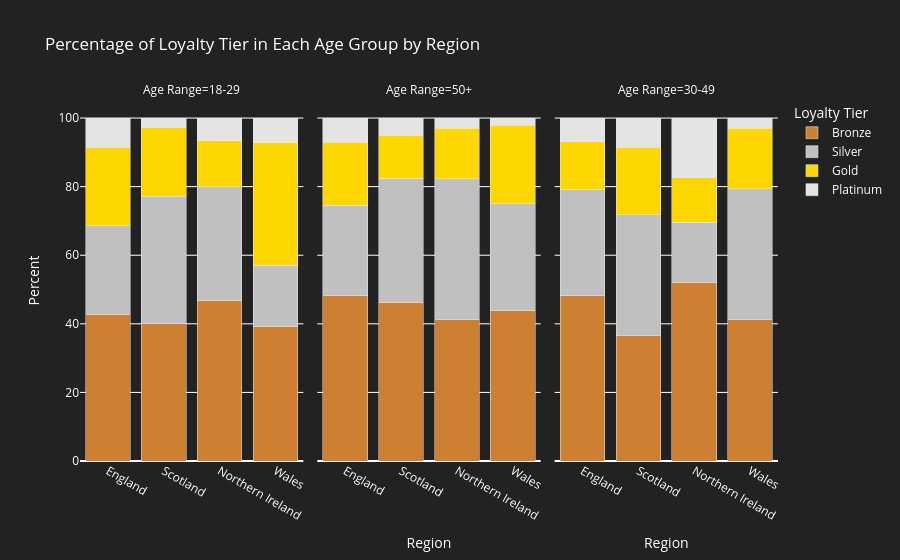

Write notebook code for a chart like this one.
### Markdown cell above
### Create a grouped bar chart for age range vs loyalty tier and region (percentage)

### Code cell
tier_order = ['Bronze', 'Silver', 'Gold', 'Platinum']
tier_colors = {'Bronze': '#cd7f32', 'Silver': '#c0c0c0', 'Gold': '#ffd700', 'Platinum': '#e5e4e2'}
tier_counts = df_customers.groupby(['region', 'age_group', 'loyalty_tier']).size().reset_index(name='count')
total_by_age_region = df_customers.groupby(['region', 'age_group']).size().reset_index(name='total')
merged = pd.merge(tier_counts, total_by_age_region, on=['region', 'age_group'])
merged['percent'] = merged['count'] / merged['total'] * 100
merged['loyalty_tier'] = pd.Categorical(merged['loyalty_tier'], categories=tier_order, ordered=True)
fig4 = px.bar(
    merged.sort_values('loyalty_tier'),
    x='region',
    y='percent',
    color='loyalty_tier',
    facet_col='age_group',
    barmode='stack',
    labels={'region': 'Region', 'percent': 'Percent of Loyalty Tier', 'loyalty_tier': 'Loyalty Tier', 'age_group': 'Age Range'},
    title='Percentage of Loyalty Tier in Each Age Group by Region',
    color_discrete_map=tier_colors
    )
fig4.update_layout(
    xaxis_title='',
    yaxis_title='Percent',
    plot_bgcolor='#222',
    paper_bgcolor='#222',
    font_color='white',
    title_font_color='white',
    legend_font_color='white',
    xaxis=dict(tickfont=dict(color='white')),
    yaxis=dict(tickfont=dict(color='white'))
    )
fig4.show()

### Figure 1 — Plotly figure (JSON) as saved in the notebook; plotly's stock layout.template omitted (floating-point values rounded to 4 significant figures)
{"data": [{"hovertemplate": "Loyalty Tier=Bronze<br>Age Range=18-29<br>Region=%{x}<br>Percent of Loyalty Tier=%{y}<extra></extra>", "legendgroup": "Bronze", "marker": {"color": "#cd7f32", "pattern": {"shape": ""}}, "name": "Bronze", "orientation": "v", "showlegend": true, "textposition": "auto", "type": "bar", "x": ["England", "Scotland", "Northern Ireland", "Wales"], "xaxis": "x", "y": [42.86, 40.0, 46.67, 39.29], "yaxis": "y"}, {"hovertemplate": "Loyalty Tier=Bronze<br>Age Range=50+<br>Region=%{x}<br>Percent of Loyalty Tier=%{y}<extra></extra>", "legendgroup": "Bronze", "marker": {"color": "#cd7f32", "pattern": {"shape": ""}}, "name": "Bronze", "orientation": "v", "showlegend": false, "textposition": "auto", "type": "bar", "x": ["Northern Ireland", "Scotland", "England", "Wales"], "xaxis": "x2", "y": [41.18, 46.25, 48.23, 43.75], "yaxis": "y2"}, {"hovertemplate": "Loyalty Tier=Bronze<br>Age Range=30-49<br>Region=%{x}<br>Percent of Loyalty Tier=%{y}<extra></extra>", "legendgroup": "Bronze", "marker": {"color": "#cd7f32", "pattern": {"shape": ""}}, "name": "Bronze", "orientation": "v", "showlegend": false, "textposition": "auto", "type": "bar", "x": ["Scotland", "Northern Ireland", "England", "Wales"], "xaxis": "x3", "y": [36.62, 52.17, 48.15, 41.18], "yaxis": "y3"}, {"hovertemplate": "Loyalty Tier=Silver<br>Age Range=18-29<br>Region=%{x}<br>Percent of Loyalty Tier=%{y}<extra></extra>", "legendgroup": "Silver", "marker": {"color": "#c0c0c0", "pattern": {"shape": ""}}, "name": "Silver", "orientation": "v", "showlegend": true, "textposition": "auto", "type": "bar", "x": ["Wales", "Scotland", "Northern Ireland", "England"], "xaxis": "x", "y": [17.86, 37.14, 33.33, 25.71], "yaxis": "y"}, {"hovertemplate": "Loyalty Tier=Silver<br>Age Range=50+<br>Region=%{x}<br>Percent of Loyalty Tier=%{y}<extra></extra>", "legendgroup": "Silver", "marker": {"color": "#c0c0c0", "pattern": {"shape": ""}}, "name": "Silver", "orientation": "v", "showlegend": false, "textposition": "auto", "type": "bar", "x": ["Scotland", "Northern Ireland", "Wales", "England"], "xaxis": "x2", "y": [36.25, 41.18, 31.25, 26.37], "yaxis": "y2"}, {"hovertemplate": "Loyalty Tier=Silver<br>Age Range=30-49<br>Region=%{x}<br>Percent of Loyalty Tier=%{y}<extra></extra>", "legendgroup": "Silver", "marker": {"color": "#c0c0c0", "pattern": {"shape": ""}}, "name": "Silver", "orientation": "v", "showlegend": false, "textposition": "auto", "type": "bar", "x": ["Scotland", "Wales", "Northern Ireland", "England"], "xaxis": "x3", "y": [35.21, 38.24, 17.39, 31.02], "yaxis": "y3"}, {"hovertemplate": "Loyalty Tier=Gold<br>Age Range=18-29<br>Region=%{x}<br>Percent of Loyalty Tier=%{y}<extra></extra>", "legendgroup": "Gold", "marker": {"color": "#ffd700", "pattern": {"shape": ""}}, "name": "Gold", "orientation": "v", "showlegend": true, "textposition": "auto", "type": "bar", "x": ["England", "Wales", "Scotland", "Northern Ireland"], "xaxis": "x", "y": [22.86, 35.71, 20.0, 13.33], "yaxis": "y"}, {"hovertemplate": "Loyalty Tier=Gold<br>Age Range=50+<br>Region=%{x}<br>Percent of Loyalty Tier=%{y}<extra></extra>", "legendgroup": "Gold", "marker": {"color": "#ffd700", "pattern": {"shape": ""}}, "name": "Gold", "orientation": "v", "showlegend": false, "textposition": "auto", "type": "bar", "x": ["Wales", "England", "Northern Ireland", "Scotland"], "xaxis": "x2", "y": [22.92, 18.33, 14.71, 12.5], "yaxis": "y2"}, {"hovertemplate": "Loyalty Tier=Gold<br>Age Range=30-49<br>Region=%{x}<br>Percent of Loyalty Tier=%{y}<extra></extra>", "legendgroup": "Gold", "marker": {"color": "#ffd700", "pattern": {"shape": ""}}, "name": "Gold", "orientation": "v", "showlegend": false, "textposition": "auto", "type": "bar", "x": ["Wales", "England", "Northern Ireland", "Scotland"], "xaxis": "x3", "y": [17.65, 13.89, 13.04, 19.72], "yaxis": "y3"}, {"hovertemplate": "Loyalty Tier=Platinum<br>Age Range=18-29<br>Region=%{x}<br>Percent of Loyalty Tier=%{y}<extra></extra>", "legendgroup": "Platinum", "marker": {"color": "#e5e4e2", "pattern": {"shape": ""}}, "name": "Platinum", "orientation": "v", "showlegend": true, "textposition": "auto", "type": "bar", "x": ["Scotland", "Wales", "Northern Ireland", "England"], "xaxis": "x", "y": [2.857, 7.143, 6.667, 8.571], "yaxis": "y"}, {"hovertemplate": "Loyalty Tier=Platinum<br>Age Range=50+<br>Region=%{x}<br>Percent of Loyalty Tier=%{y}<extra></extra>", "legendgroup": "Platinum", "marker": {"color": "#e5e4e2", "pattern": {"shape": ""}}, "name": "Platinum", "orientation": "v", "showlegend": false, "textposition": "auto", "type": "bar", "x": ["Wales", "Northern Ireland", "Scotland", "England"], "xaxis": "x2", "y": [2.083, 2.941, 5.0, 7.074], "yaxis": "y2"}, {"hovertemplate": "Loyalty Tier=Platinum<br>Age Range=30-49<br>Region=%{x}<br>Percent of Loyalty Tier=%{y}<extra></extra>", "legendgroup": "Platinum", "marker": {"color": "#e5e4e2", "pattern": {"shape": ""}}, "name": "Platinum", "orientation": "v", "showlegend": false, "textposition": "auto", "type": "bar", "x": ["Northern Ireland", "England", "Scotland", "Wales"], "xaxis": "x3", "y": [17.39, 6.944, 8.451, 2.941], "yaxis": "y3"}], "layout": {"annotations": [{"font": {}, "showarrow": false, "text": "Age Range=18-29", "x": 0.16, "xanchor": "center", "xref": "paper", "y": 1, "yanchor": "bottom", "yref": "paper"}, {"font": {}, "showarrow": false, "text": "Age Range=50+", "x": 0.5, "xanchor": "center", "xref": "paper", "y": 1, "yanchor": "bottom", "yref": "paper"}, {"font": {}, "showarrow": false, "text": "Age Range=30-49", "x": 0.84, "xanchor": "center", "xref": "paper", "y": 1, "yanchor": "bottom", "yref": "paper"}], "barmode": "stack", "font": {"color": "white"}, "legend": {"font": {"color": "white"}, "title": {"text": "Loyalty Tier"}, "tracegroupgap": 0}, "paper_bgcolor": "#222", "plot_bgcolor": "#222", "title": {"font": {"color": "white"}, "text": "Percentage of Loyalty Tier in Each Age Group by Region"}, "xaxis": {"anchor": "y", "domain": [0, 0.32], "tickfont": {"color": "white"}, "title": {"text": ""}}, "xaxis2": {"anchor": "y2", "domain": [0.34, 0.66], "matches": "x", "title": {"text": "Region"}}, "xaxis3": {"anchor": "y3", "domain": [0.68, 1.0], "matches": "x", "title": {"text": "Region"}}, "yaxis": {"anchor": "x", "domain": [0, 1], "tickfont": {"color": "white"}, "title": {"text": "Percent"}}, "yaxis2": {"anchor": "x2", "domain": [0, 1], "matches": "y", "showticklabels": false}, "yaxis3": {"anchor": "x3", "domain": [0, 1], "matches": "y", "showticklabels": false}}}
